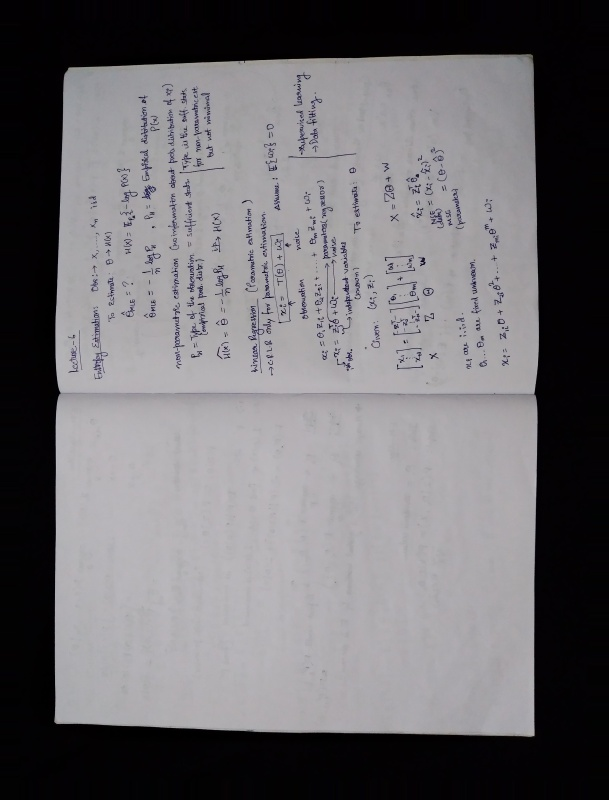
#> input picture A4-paper-sheet-detection-and-cropping/dataset/0.jpg, 609 x 800 px
$ python bwfilter.py --input ../../A4-paper-sheet-detection-and-cropping/dataset/0.jpg
#> lines starting #> are read from the running program, lines starting #| are printed output that depends on the picture; after the words box and inside, x2 and y2 are one past the last pixel; in counts of white or black regions, pixels touching at a corner belong together
# Usage:

# python bwfilter.py --input=./data/test1.jpg

import cv2
import numpy as np
import argparse


def parse_args():
    parser = argparse.ArgumentParser(add_help=True, description='testing B&W filter')
    required_named = parser.add_argument_group('required named arguments')
    required_named.add_argument('-i', '--input', type=str, help='path of the input image', required=True)
    return parser.parse_args()


def show_img(img):
    cv2.namedWindow("output", cv2.WINDOW_NORMAL)
    cv2.resizeWindow('output', 900, 900)
    cv2.imshow("output", img)
    cv2.waitKey(0)
    cv2.destroyAllWindows()


def bwfilter(bwimg):
    # blur the image
    bwimg = cv2.GaussianBlur(bwimg,(7,7),7)
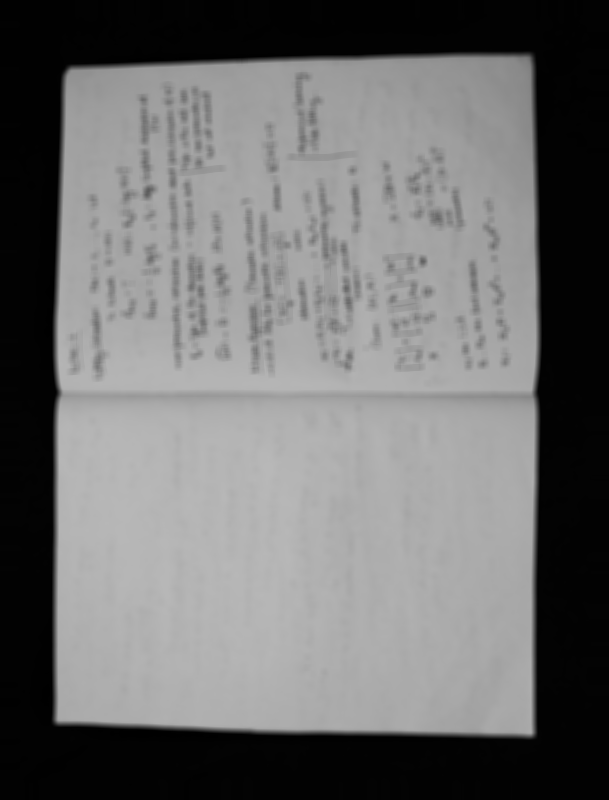
#> bwimg: shape (800, 609); min 0, max 184, mean 110.1
    cv2.imwrite('blur.png', bwimg)

    bwimg = cv2.bilateralFilter(bwimg,9,75,75)
    cv2.imwrite('bilat.png', bwimg)

    # adaptive threshholding
    bwimg = cv2.adaptiveThreshold(bwimg,255,cv2.ADAPTIVE_THRESH_GAUSSIAN_C, cv2.THRESH_BINARY,11,2)
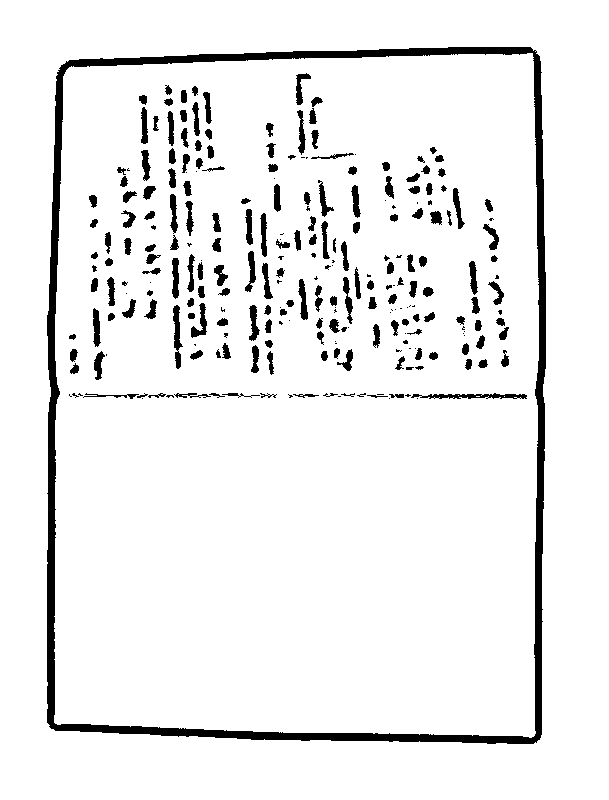
#> bwimg: shape (800, 609); 93.1% white; 257 black regions (74 under 20 px), largest, box (x1, y1, x2, y2) and area: (47, 47, 546, 744) 16862, (411, 393, 527, 399) 403, (173, 305, 183, 369) 341
    cv2.imwrite('adaptth.png', bwimg)

    return bwimg


if __name__=='__main__':
    args = parse_args()
    img = cv2.imread(args.input, 0)
    bwimg = bwfilter(img)
    show_img(bwimg)
    cv2.imwrite('bwimg.png', bwimg)

$ run again, on A4-paper-sheet-detection-and-cropping/dataset/10.jpg
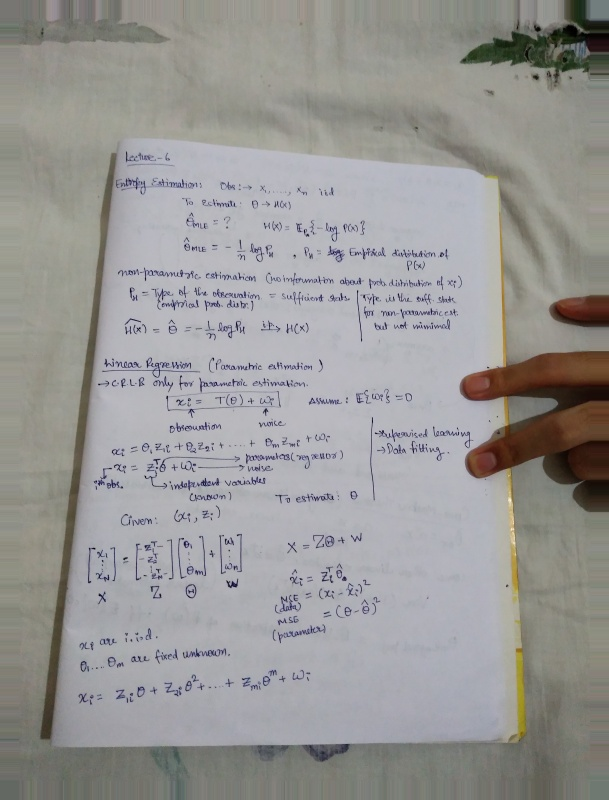
#> input picture A4-paper-sheet-detection-and-cropping/dataset/10.jpg, 609 x 800 px
#> `img = cv2.imread(args.input, 0)`:
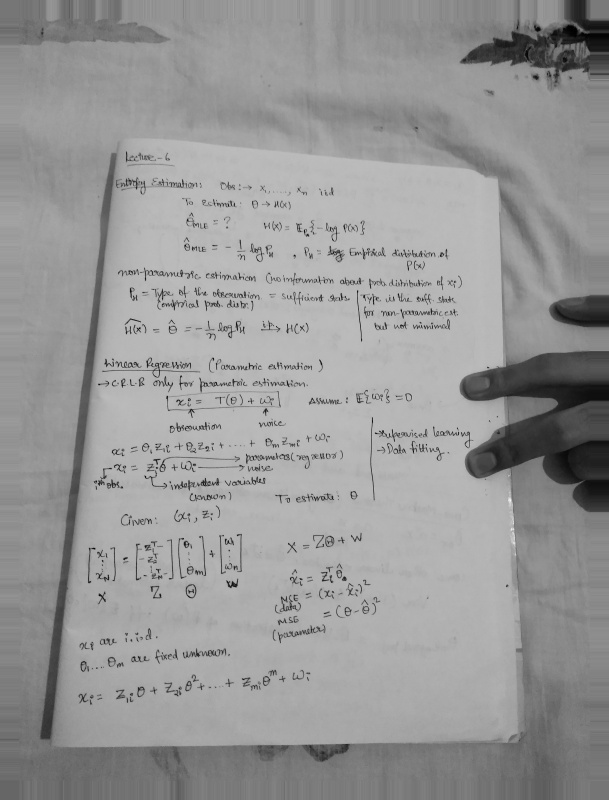
#> img: shape (800, 609); min 0, max 248, mean 151.5
#> in bwfilter, `bwimg = cv2.adaptiveThreshold(bwimg,255,cv2.ADAPTIVE_THRESH_GAUSSIAN_C..`:
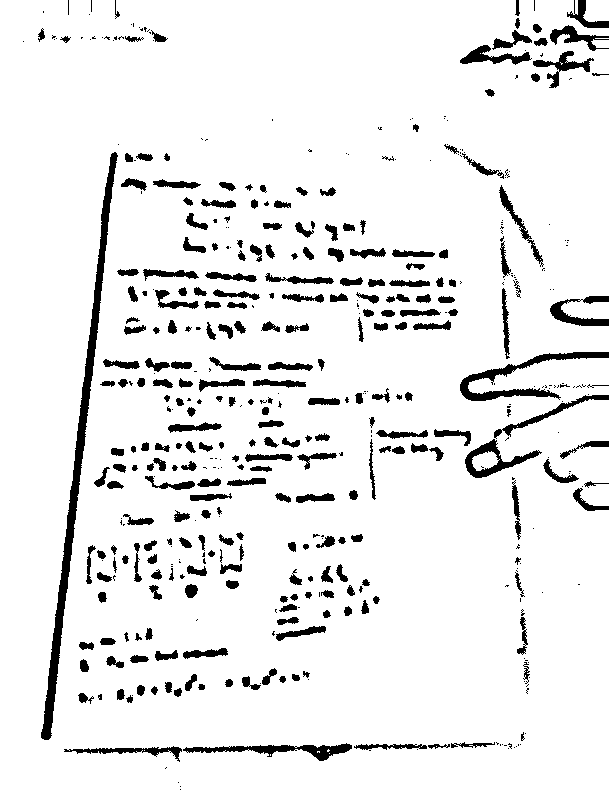
#> bwimg: shape (800, 609); 92.1% white; 480 black regions (210 under 20 px), largest, box (x1, y1, x2, y2) and area: (41, 152, 118, 740) 4595, (460, 352, 609, 401) 1669, (183, 743, 352, 761) 1082

$ run again, on A4-paper-sheet-detection-and-cropping/dataset/11.jpg
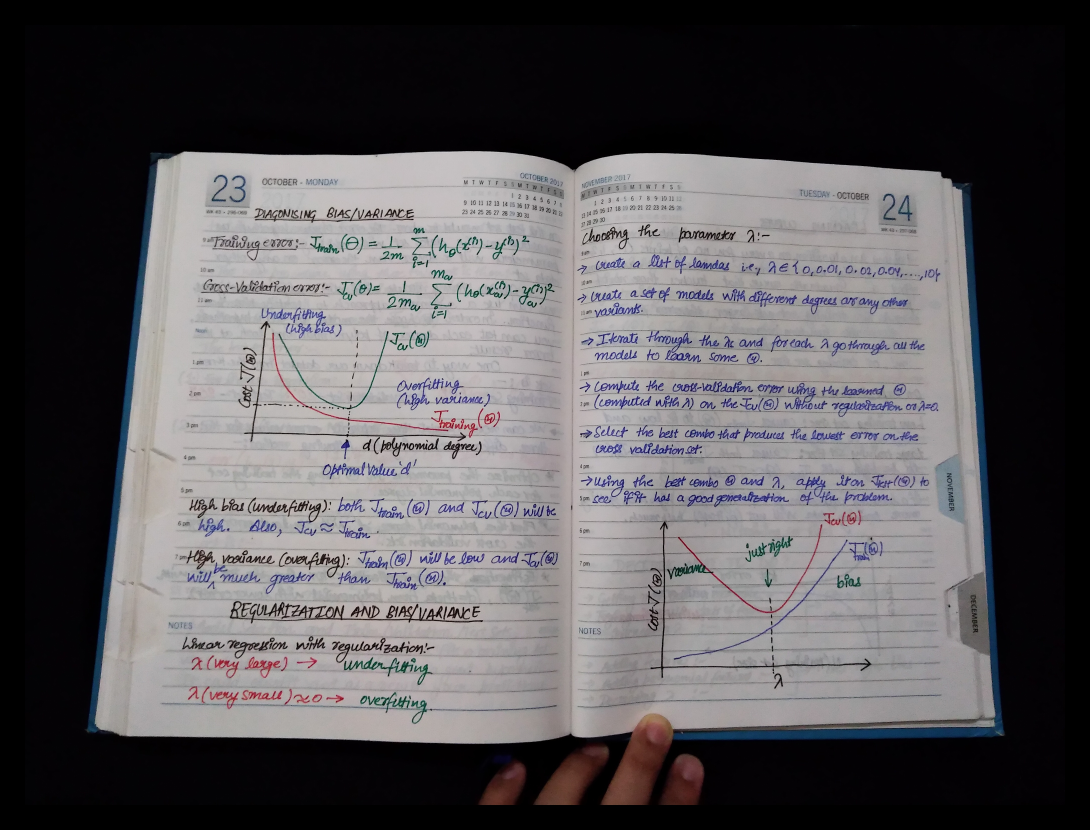
#> input picture A4-paper-sheet-detection-and-cropping/dataset/11.jpg, 4360 x 3320 px (shown at 1/4 size)
#> `img = cv2.imread(args.input, 0)`:
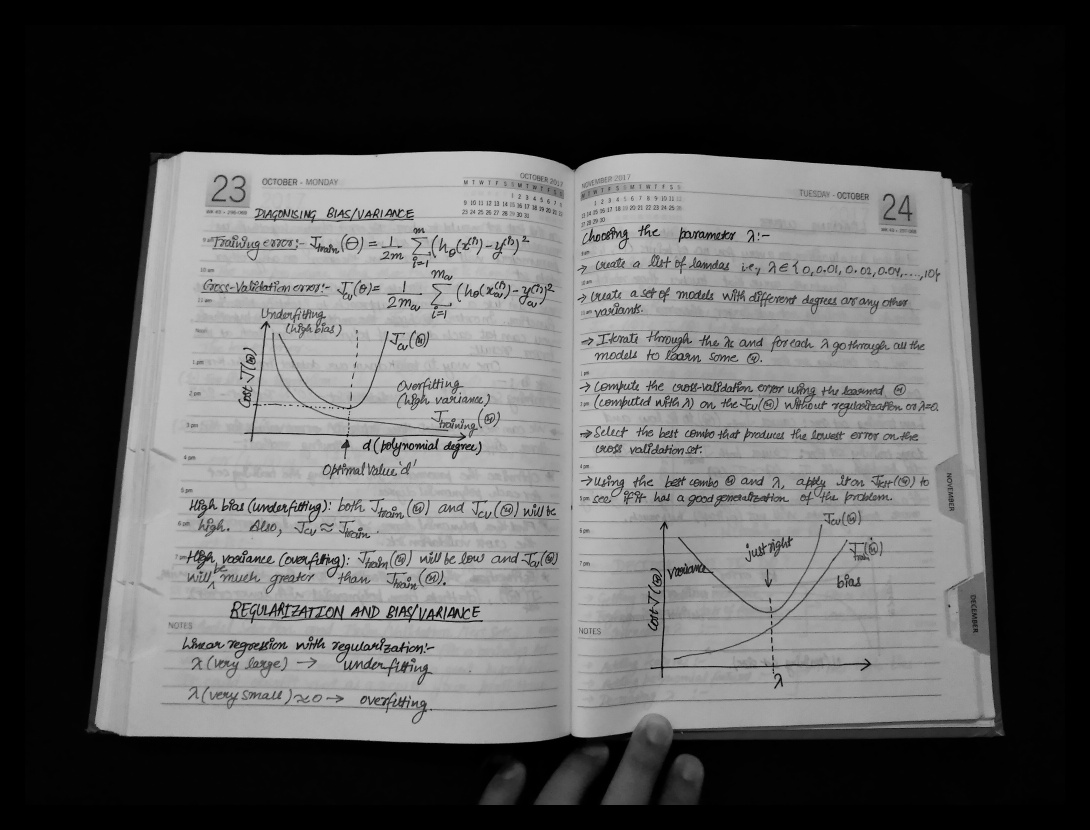
#> img: shape (3320, 4360) (shown at 1/4 size); min 0, max 217, mean 88.2
#> in bwfilter, `bwimg = cv2.adaptiveThreshold(bwimg,255,cv2.ADAPTIVE_THRESH_GAUSSIAN_C..`:
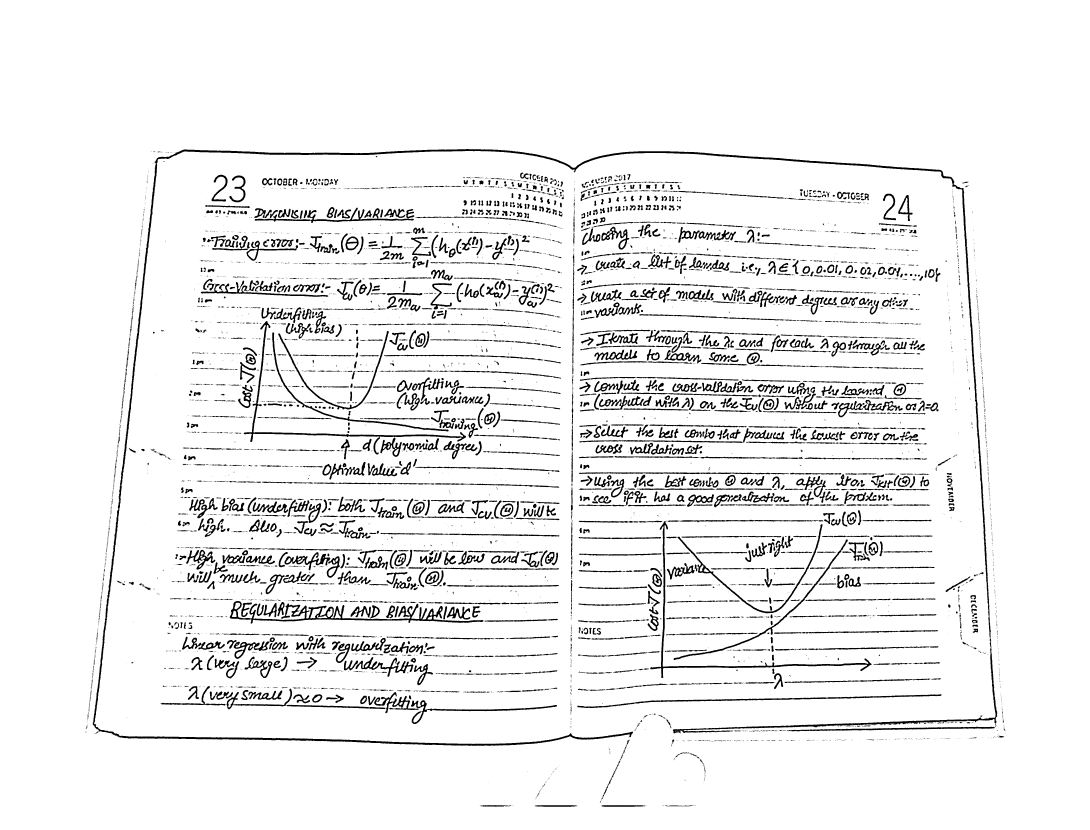
#> bwimg: shape (3320, 4360) (shown at 1/4 size); 93.7% white; 6144 black regions (3873 under 20 px), largest, box (x1, y1, x2, y2) and area: (370, 596, 3989, 2983) 85541, (919, 2404, 1934, 2495) 17491, (2601, 2082, 3488, 2712) 11000

$ run again, on A4-paper-sheet-detection-and-cropping/dataset/12.jpg
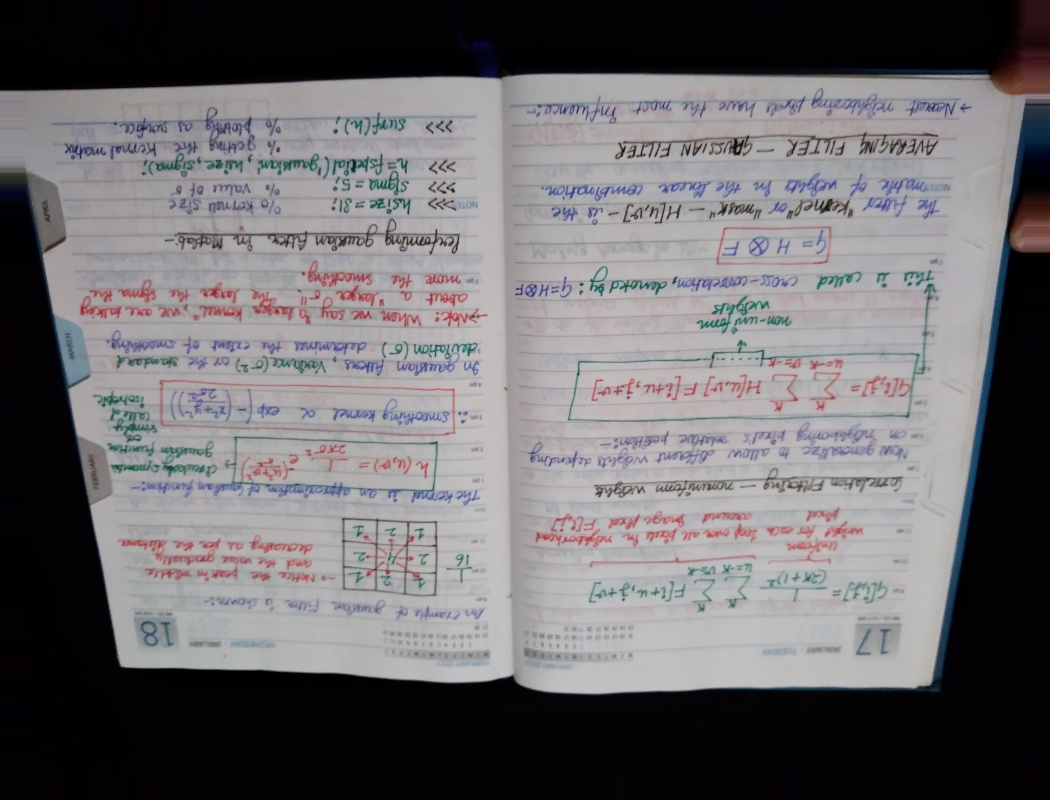
#> input picture A4-paper-sheet-detection-and-cropping/dataset/12.jpg, 1050 x 800 px
#> `img = cv2.imread(args.input, 0)`:
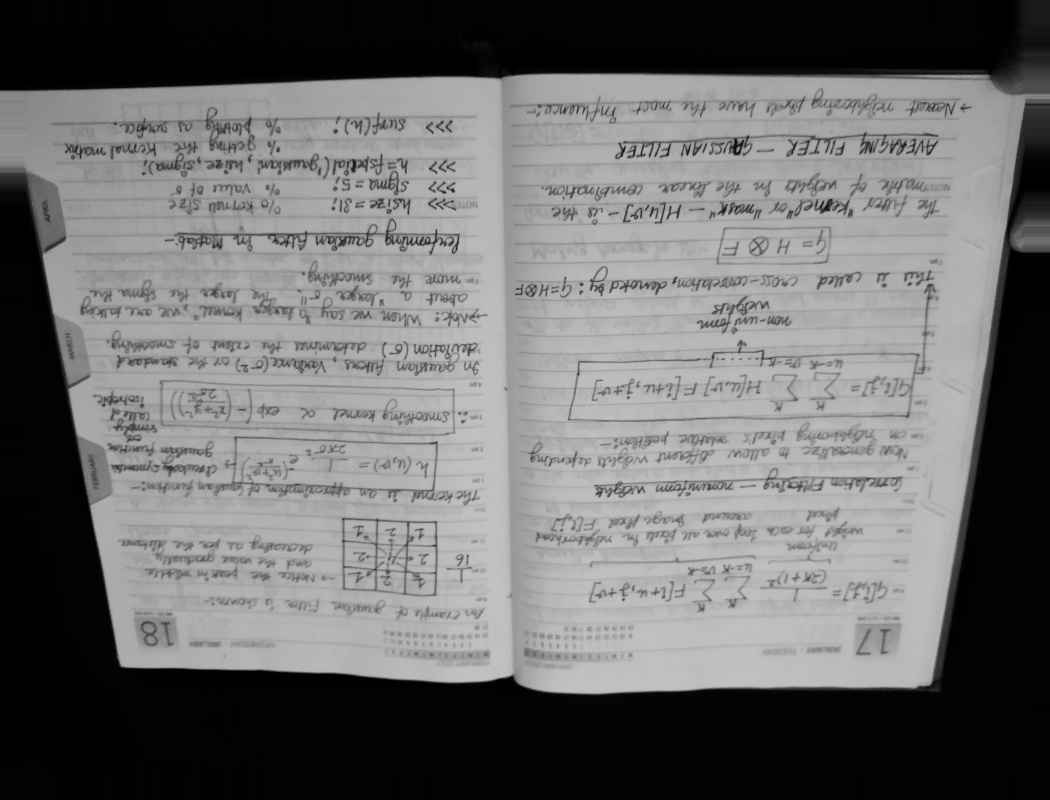
#> img: shape (800, 1050); min 0, max 197, mean 109.1
#> in bwfilter, `bwimg = cv2.adaptiveThreshold(bwimg,255,cv2.ADAPTIVE_THRESH_GAUSSIAN_C..`:
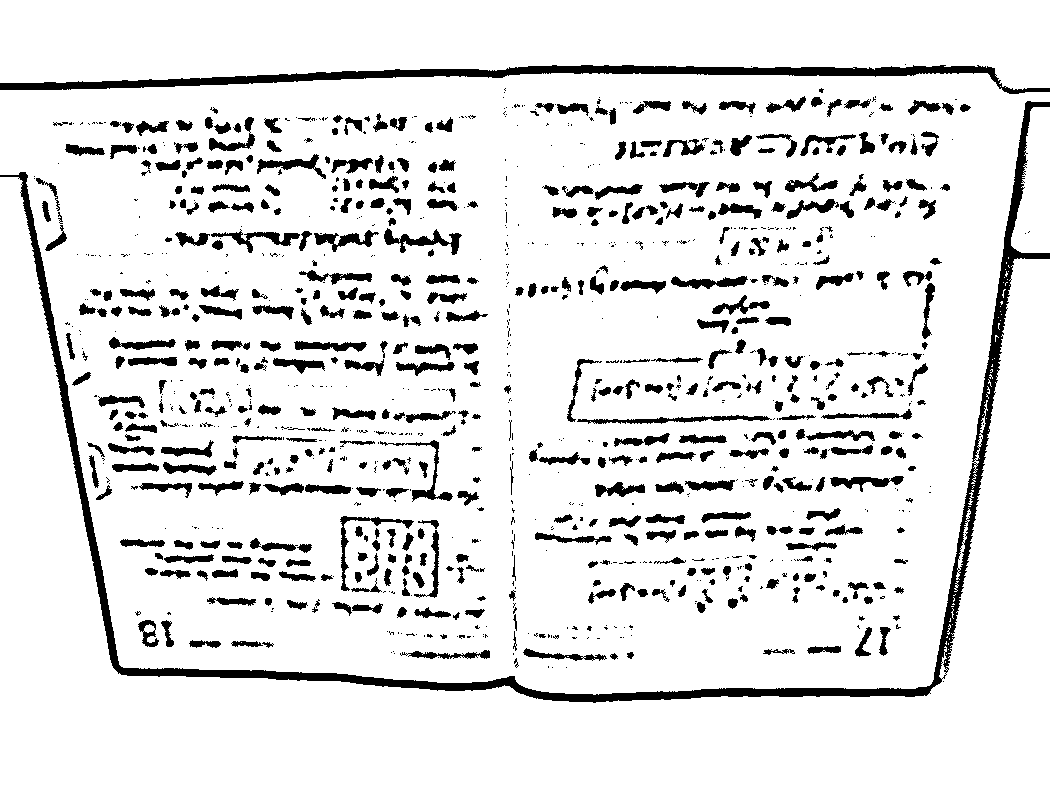
#> bwimg: shape (800, 1050); 89.4% white; 1081 black regions (550 under 20 px), largest, box (x1, y1, x2, y2) and area: (0, 101, 1050, 703) 16237, (0, 65, 1050, 94) 7859, (577, 415, 772, 424) 737
